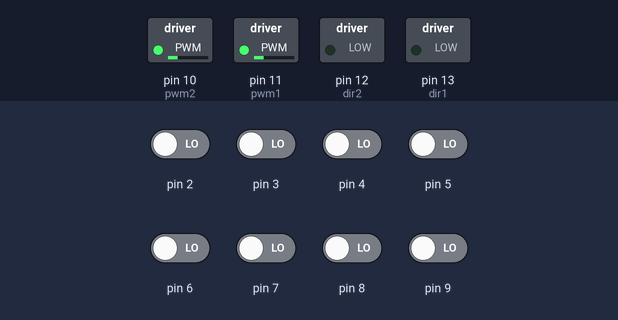
This sketch was run on a simulated Arduino Uno, built with avr-gcc and run on an emulated ATmega328P. On the bench: switched loads named in the sketch (green lamp = pin HIGH). Inputs (shaded band) come from the test bench; at power-on: pin 2–9 LOW.

Above: at 1.2 s.
1.3 s: pin 2 driven HIGH
At 2.5 s:
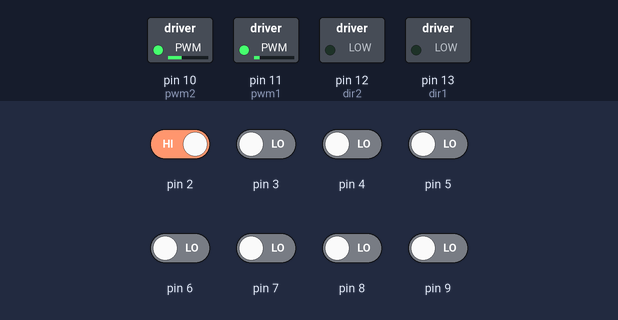
2.8 s: pin 3 driven HIGH
At 3.9 s:
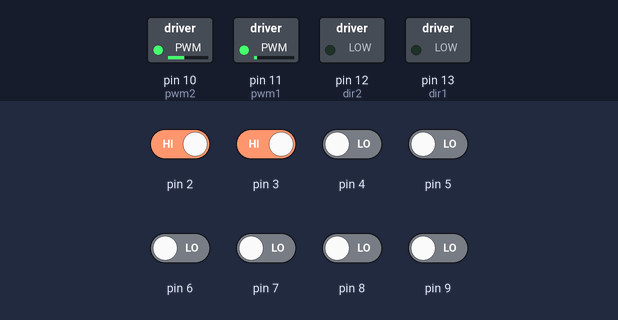
4.3 s: pin 4 driven HIGH
At 5.0 s:
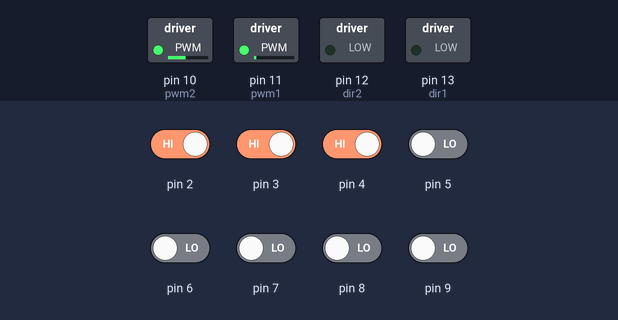
5.8 s: pin 8 driven HIGH
At 6.2 s:
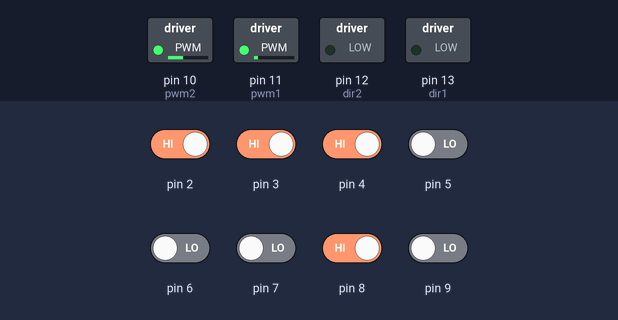
7.3 s: pin 9 driven HIGH
At 8.5 s:
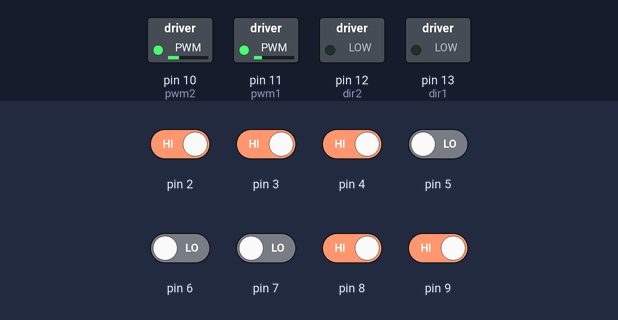
8.8 s: pin 2 driven LOW
At 9.6 s:
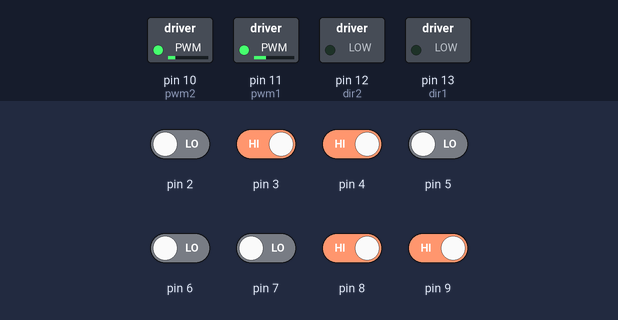
Timing chart, 0 to 11.3 s (numbered marks = the images above; inputs shaded):
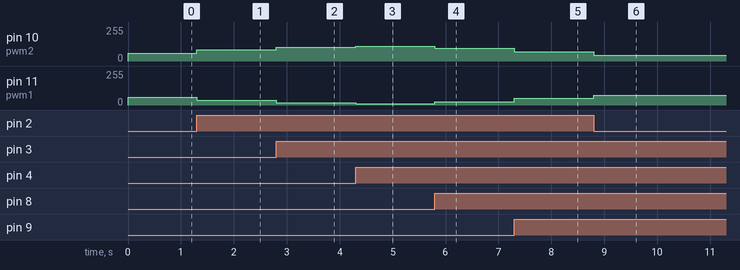

The sketch:

LineFollowerLSA08Digital.ino
```cpp
// pins for Cytron MDD10A motor driver
const byte dir1 = 13;   // Connect DIR1 of motor driver to pin 13
const byte dir2 = 12;   // Connect DIR2 of motor driver to pin 12
const byte pwm1 = 11;   // Connect PWM1 of motor driver to pin 11
const byte pwm2 = 10;   // Connect PWM2 of motor driver to pin 10

int motorspeed = 60;
int LSpeed = motorspeed; // initial motor speed
int RSpeed = motorspeed; // initial motor speed

// Proportional correction constants, to be found by trial-and-error
int K2 = 25;
int K3 = 17;
int K4 = 10;
int K7 = 10;
int K8 = 17;
int K9 = 25;

//boolean x = false; // to print LSA08 sensor data

int correction = 0;

int sensor[8]; // array to store LSA08 sensor (digital mode) data

void setup() {
    // Setting pin 2 - 9 as digital input pin for Cytron LSA08
    for(byte i = 2; i <= 9; i++) {
        pinMode(i, INPUT);
    }

    // Setting pin 10 - 13 as digital output pin for MDD10A
    for(byte i = 10; i <= 13; i++) {
        pinMode(i, OUTPUT);
    }

    // Setting the initial condition of motors, both PWM pins are LOW
    digitalWrite(pwm1, LOW);
    digitalWrite(pwm2, LOW);

    digitalWrite(dir1, HIGH);
    digitalWrite(dir2, HIGH);

    Serial.begin(9600);
}

void loop() {
    // reading LSA08 sensor data
    for (int i = 2; i <= 9; i++){
        sensor[i - 2] = digitalRead(i);
    }

    // printing LSA08 sensor data on serial monitor
//    if (!x)
//    {
//        for (int i = 2; i <= 9; i++){
//            Serial.println(sensor[i-2]);
//
//        }
//        x = true;
//    }

    correction = {K2 * sensor[0] + K3 * sensor[1] + K4 * sensor[2] - (K7 * sensor[5] + K8 * sensor[6] + K9 * sensor[7])};

    LSpeed = motorspeed - correction;
    RSpeed = motorspeed + correction;

    // motor speed is passed to MDD10A as pwm pulse, so it has to be constrained between 0 to 255. For eg. 255 will rotate a 300 rpm motor at the highest speed
    LSpeed = constrain(LSpeed, 0, 255);
    RSpeed = constrain(RSpeed, 0, 255);

    moveForward(LSpeed, RSpeed);
    // moveForward(255,255);
}

void moveForward(int LSpeed, int RSpeed) {
    // function to move the bot at a particular speed
    digitalWrite(dir1, LOW);
    digitalWrite(dir2, LOW);
    analogWrite(pwm1, LSpeed);
    analogWrite(pwm2, RSpeed);
}

void wait() {
    // Function to makes the robot stay
    analogWrite(pwm1, 0);
    analogWrite(pwm2, 0);
}
```

Measured:
- after the input at 1.3 s, pin 10 (pwm2): 60/255 → 85/255 at once; pin 11 (pwm1): 60/255 → 35/255 at once
- after the input at 2.8 s, pin 10 (pwm2): 85/255 → 102/255 at once; pin 11 (pwm1): 35/255 → 18/255 at once
- after the input at 4.3 s, pin 10 (pwm2): 102/255 → 112/255 at once; pin 11 (pwm1): 18/255 → 8/255 at once
- after the input at 5.8 s, pin 10 (pwm2): 112/255 → 95/255 at once; pin 11 (pwm1): 8/255 → 25/255 at once
- after the input at 7.3 s, pin 10 (pwm2): 95/255 → 70/255 at once; pin 11 (pwm1): 25/255 → 50/255 at once
- after the input at 8.8 s, pin 10 (pwm2): 70/255 → 45/255 at once; pin 11 (pwm1): 50/255 → 75/255 at once
